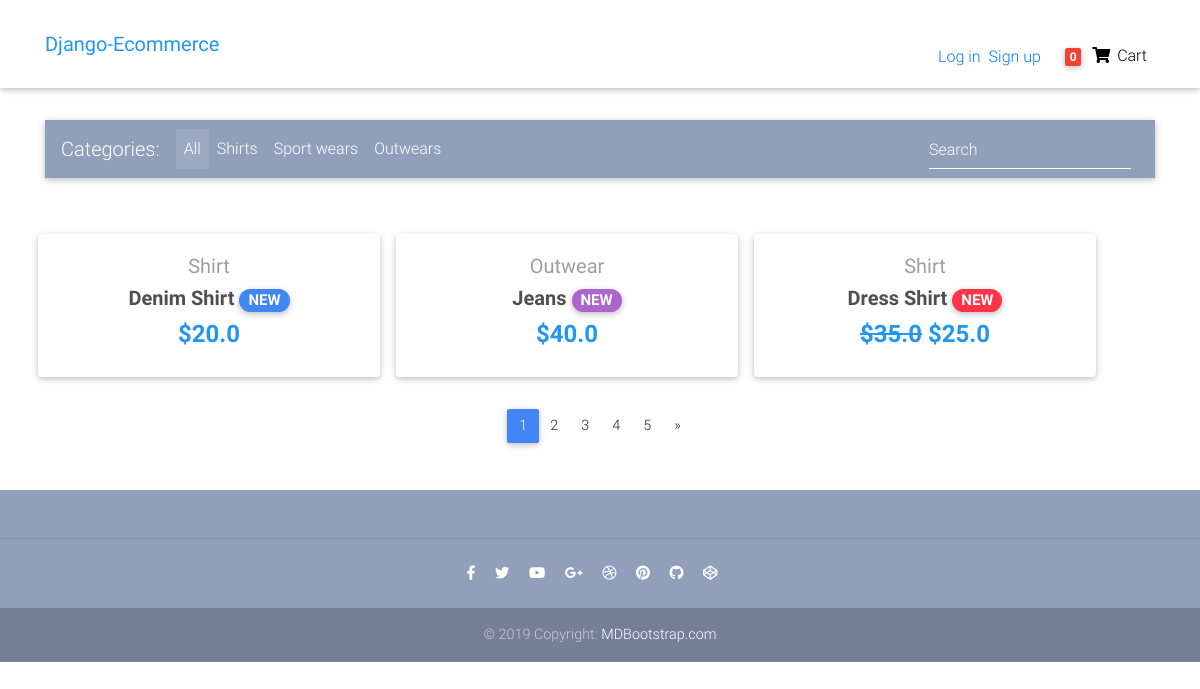
The page / on the database its author committed.
### main/models.py (models this page shows, shortened)
class Item(models.Model):
    title = models.CharField(max_length=100)
    price = models.FloatField()
    discount_price = models.FloatField(null=True, blank=True)
    category = models.CharField(choices=CATEGORY_CHOICES, max_length=2, default='P')
    label = models.CharField(choices=LABEL_CHOICES, max_length=1, default='S')
    slug = models.SlugField(default='item')
    description = models.TextField(default='This is an item')
    image_file = models.CharField(max_length=100)
    def get_absolute_url(self):
        return reverse("main:product_page", kwargs={"slug": self.slug})

### main/views.py (the view)
# urls.py: path('', HomeView.as_view(), name='home_page'),
class HomeView(ListView):
    model = Item
    paginate_by = 3
    template_name = 'main/home-page.html'

### main/templatetags/cart_template_tags.py (called while the page is built)
@register.filter
def cart_count(user):
    if user.is_authenticated:
        order_qs = Order.objects.filter(user=user, ordered=False)
        if order_qs.exists():
            order=order_qs[0]
            return order.items.count()
    else:
        return 0

### main/templates/main/home-page.html (shortened to what this page needs)
{% load cart_template_tags %}
{% load static %}
<!DOCTYPE html>
<html lang="en">
<head>
  <link rel="stylesheet" href="https://use.fontawesome.com/releases/v5.11.2/css/all.css">
  <link href="{% static 'main/css/bootstrap.min.css' %}" rel="stylesheet">
  <link href="{% static 'main/css/mdb.min.css' %}" rel="stylesheet">
  <link href="{% static 'main/css/style.min.css' %}" rel="stylesheet">
</head>
<body>
  <div class="mt-5 pt-4">
    </div>
    <nav class="navbar fixed-top navbar-expand-lg navbar-light white scrolling-navbar">
    <div class="container">
      <a class="navbar-brand waves-effect" href="{% url 'main:home_page' %}" >
        <strong class="blue-text">Django-Ecommerce</strong>
      </a>
      <div class="collapse navbar-collapse" id="navbarSupportedContent">
        <ul class="navbar-nav nav-flex-icons" style="align-items:flex-end;">
          <li class="nav-item mr-3">
          {% if request.user.is_authenticated %}
            <span class="mr-2 mt-5">
            <a href={%url 'main:logout' %}>Log out<a/>
            </span>
          {% else %}
            <span class="mr-2 mt-5">
            <a href={%url 'main:login' %}>Log in<a/>
            </span>
          {% endif %}
            <span>
            <a href={%url 'main:signup' %}>Sign up<a/>
            </span>
          </li>
          <li class="nav-item">
            <a class="nav-link waves-effect" href={% url 'main:order-summary' %}>
              <span class="badge red z-depth-1 mr-1"> {{request.user|cart_count}} </span>
              <i class="fas fa-shopping-cart"></i>
              <span class="clearfix d-none d-sm-inline-block"> Cart </span>
          </li>
        </ul>
      </div>
    </div>
  </nav>
    <a class="carousel-control-prev" href="#carousel-example-1z" role="button" data-slide="prev">
      <span class="carousel-control-prev-icon" aria-hidden="true"></span>
    </a>
    <a class="carousel-control-next" href="#carousel-example-1z" role="button" data-slide="next">
      <span class="carousel-control-next-icon" aria-hidden="true"></span>
    </a>
  <main>
    <div class="container">
      <nav class="navbar navbar-expand-lg navbar-dark mdb-color lighten-3 mt-3 mb-5">
        <span class="navbar-brand">Categories:</span>
        <div class="collapse navbar-collapse" id="basicExampleNav">
          <ul class="navbar-nav mr-auto">
            <li class="nav-item active">
              <a class="nav-link" href="#">All
              </a>
            </li>
            <li class="nav-item">
              <a class="nav-link" href="#">Shirts</a>
            </li>
            <li class="nav-item">
              <a class="nav-link" href="#">Sport wears</a>
            </li>
            <li class="nav-item">
              <a class="nav-link" href="#">Outwears</a>
            </li>
          </ul>
          <form class="form-inline">
            <div class="md-form my-0">
              <input class="form-control mr-sm-2" type="text" placeholder="Search" aria-label="Search">
            </div>
          </form>
        </div>
      </nav>
      <section class="text-center mb-4">
        <div class="row wow fadeIn">
            {% for item  in object_list %}
            <div class="card m-2" style="width:30%;">
              <div class="card-body text-center">
                <a href="" class="grey-text">
                  <h5>{{ item.get_category_display }}</h5>
                </a>
                <h5>
                  <strong>
                    <a href="{{ item.get_absolute_url }}" class="dark-grey-text">{{ item.title }}
                      <span class="badge badge-pill {{ item.get_label_display }}-color">NEW</span>
                    </a>
                  </strong>
                </h5>
                <h4 class="font-weight-bold blue-text">
                  {% if item.discount_price %}
                  <del>${{ item.price }}</del>
                  <strong>${{ item.discount_price }}</strong>
                  {% else %}
                  <strong>${{ item.price }}</strong>
                  {% endif %}
                </h4>
              </div>
            </div>
            {% endfor %}
        </div>
      </section>
      {% if is_paginated %}
      <nav class="d-flex justify-content-center wow fadeIn">
        <ul class="pagination pg-blue">
          <li class="page-item active">
            <a class="page-link" href="?page=1">1
            </a>
          </li>
          <li class="page-item">
            <a class="page-link" href="?page=2">2</a>
          </li>
          <li class="page-item">
            <a class="page-link" href="#">3</a>
          </li>
          <li class="page-item">
            <a class="page-link" href="#">4</a>
          </li>
          <li class="page-item">
            <a class="page-link" href="#">5</a>
          </li>
          {% if page_obj.has_next %}
          <li class="page-item">
            <a class="page-link" href="?page={{page_obj.next_page_number}}" aria-label="Next">
              <span aria-hidden="true">&raquo;</span>
            </a>
          </li>
          {% endif %}
        </ul>
      </nav>
      {% endif %}
    </div>
  </main>
  <footer class="page-footer text-center font-small mt-4 wow fadeIn">
    <div class="pt-4">
    </div>
    <hr class="my-4">
    <div class="pb-4">
      <a href="https://www.facebook.com/mdbootstrap" target="_blank">
        <i class="fab fa-facebook-f mr-3"></i>
      </a>
      <a href="https://twitter.com/MDBootstrap" target="_blank">
        <i class="fab fa-twitter mr-3"></i>
      </a>
      <a href="https://www.youtube.com/watch?v=7MUISDJ5ZZ4" target="_blank">
        <i class="fab fa-youtube mr-3"></i>
      </a>
      <a href="https://plus.google.com/u/0/b/107863090883699620484" target="_blank">
        <i class="fab fa-google-plus-g mr-3"></i>
      </a>
      <a href="https://dribbble.com/mdbootstrap" target="_blank">
        <i class="fab fa-dribbble mr-3"></i>
      </a>
      <a href="https://pinterest.com/mdbootstrap" target="_blank">
        <i class="fab fa-pinterest mr-3"></i>
      </a>
      <a href="https://github.com/mdbootstrap/bootstrap-material-design" target="_blank">
        <i class="fab fa-github mr-3"></i>
      </a>
      <a href="http://codepen.io/mdbootstrap/" target="_blank">
        <i class="fab fa-codepen mr-3"></i>
      </a>
    </div>
    <div class="footer-copyright py-3">
      © 2019 Copyright:
      <a href="https://mdbootstrap.com/education/bootstrap/" target="_blank"> MDBootstrap.com </a>
    </div>
  </footer>
</body>
</html>

### main/templates/main/home-page.html (style rules this page uses)
html, body, header, .carousel { height: 60vh; }

### rows shown on the page
Item: category "Shirt", title "Denim Shirt", price "20.0"
Item: category "Outwear", title "Jeans", price "40.0"
Item: category "Shirt", title "Dress Shirt", price "35.0", discount_price "25.0"

### other values the page prints
{{ request.user|cart_count }} "0"
